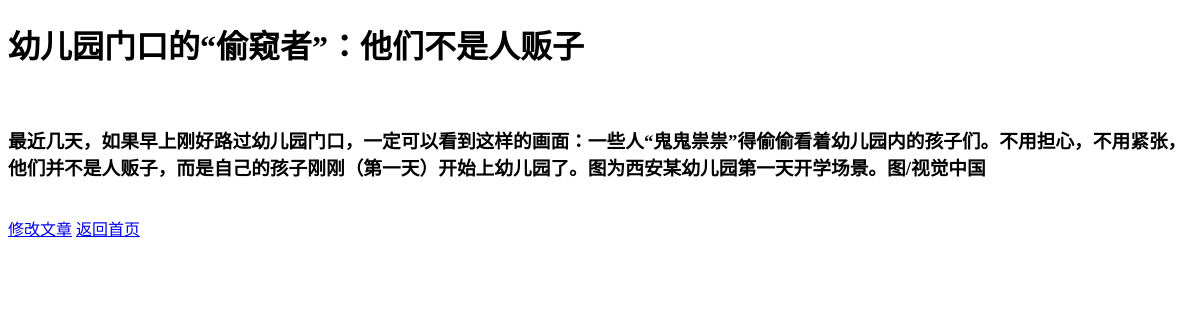
/blog/5, run on an earlier commit of the app's database.
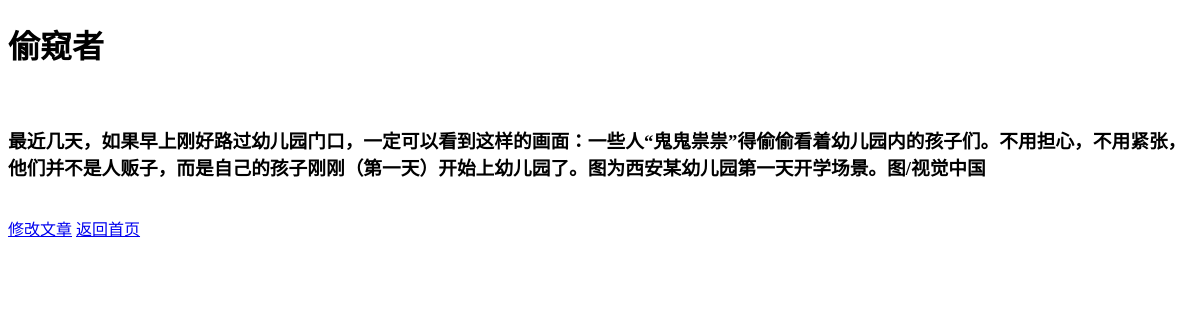
And on a later commit of the database.
### blog/models.py (models this page shows, shortened)
class Article(models.Model):
	title =  models.CharField(max_length=32,default='Title')
	content = models.TextField(null=True)

### blog/views.py (the view)
# urls.py: url(r'^(?P<id>[0-9]+)$',views.article_page,name='article_page'),
def article_page(request,id):
 	article = models.Article.objects.get(pk=id)
 	return render(request,'blog/article_page.html',{'article':article})

### blog/templates/blog/article_page.html (shortened to what this page needs)
<!DOCTYPE html>
<html lang="en">
<head>
</head>
<body>
	<h1>{{article.title}}</h1>
	<br/>
	<h3>{{article.content}}</h3>
	<br/>
	<a href="{% url 'blog:edit_page' article.id %}">修改文章</a>
	<a href="{% url 'blog:main_page' %}">返回首页</a>
</body>
</html>

What changed in the data, as far as the page shows it:
changed Article: title "幼儿园门口的“偷窥者”：他们不是人贩子" → "偷窥者"
